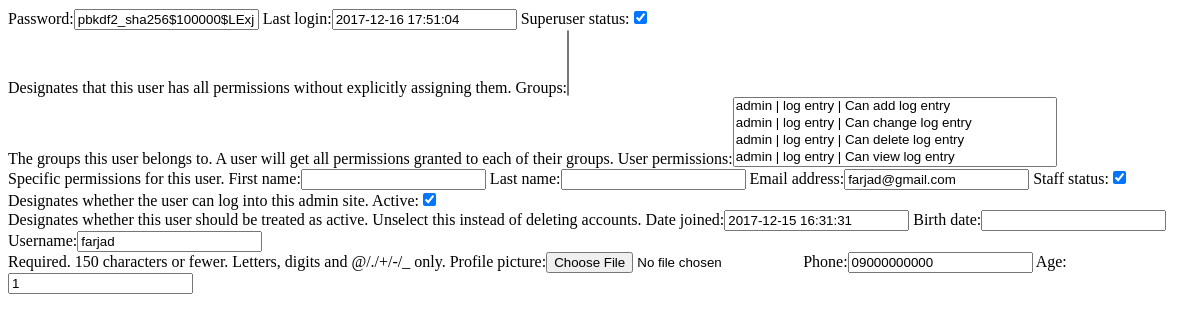
Page /self/edit_profile/ (signed in) on the earlier database version.
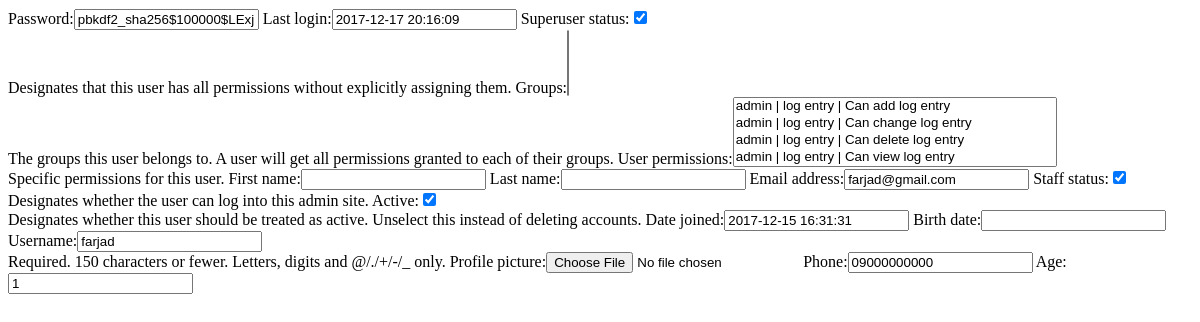
Same page on the later database version.
### members/models.py (models this page shows, shortened)
class Member(AbstractUser):
    birth_date = models.DateField(null=True, blank=True)
    username = models.CharField(
        _('username'),
        max_length=150,
        unique=True,
        blank=False,
        null=False,
        help_text=_('Required. 150 characters or fewer. Letters, digits and @/./+/-/_ only.'),
        validators=[UnicodeUsernameValidator],
        error_messages={
            'unique': _("A user with that username already exists."),
        },
    )
    profile_picture = ImageField(upload_to='profile_pictures/', null=True, blank=True)
    phone = models.CharField(max_length=11, blank=False, null=False)
    age = models.IntegerField(blank=False, null=False)

### members/views/profile_views.py (the view)
# urls.py: path(r'edit_profile/', EditProfileView.as_view(), name="edit-profile"),
class EditProfileView(PermissionCheckerMixin, UpdateView):
    model = Member
    fields = '__all__'
    permission_classes = [LoginRequired]
    template_name = "members/edit_profile.html"
    def get_object(self, queryset=None):
        return self.request.user

### farjad/utils/permission_checker.py (called while the page is built)
    def has_permission(self, request, view):
        if request.user.is_authenticated:
            return True
        elif self.login_required:
            raise NotAuthenticated
        return True

    def dispatch(self, request, *args, **kwargs):
        for permission in self.permission_classes:
            try:
                if not permission().has_permission(request, self):
                    raise PermissionDenied
            except NotAuthenticated:
                return login_required(lambda x: None)(request)
            except RestPermissionDenied:
                raise PermissionDenied
        return super().dispatch(request, *args, **kwargs)

### members/templates/members/edit_profile.html (shortened to what this page needs)
<!DOCTYPE html>
<html lang="en">
<head>
</head>
<body>
<form action="" method="post" id="edit_profile_form"
      enctype="multipart/form-data" autocomplete="off">
    {{ form }}
</form>
</body>
</html>

Differences in the rows shown:
changed Member "pbkdf2_sha256$100000$LExjBzCq5BA0$lQo8W2a6a8S7rcriBbY7RHVQAvopApjFE2qyTNvI4do=": last_login "2017-12-16 17:51:04" → "2017-12-17 20:16:09"
